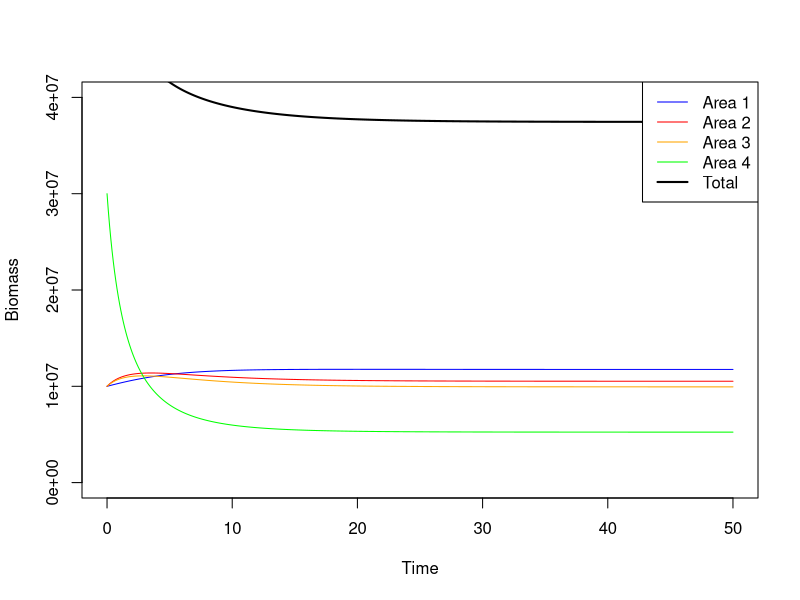
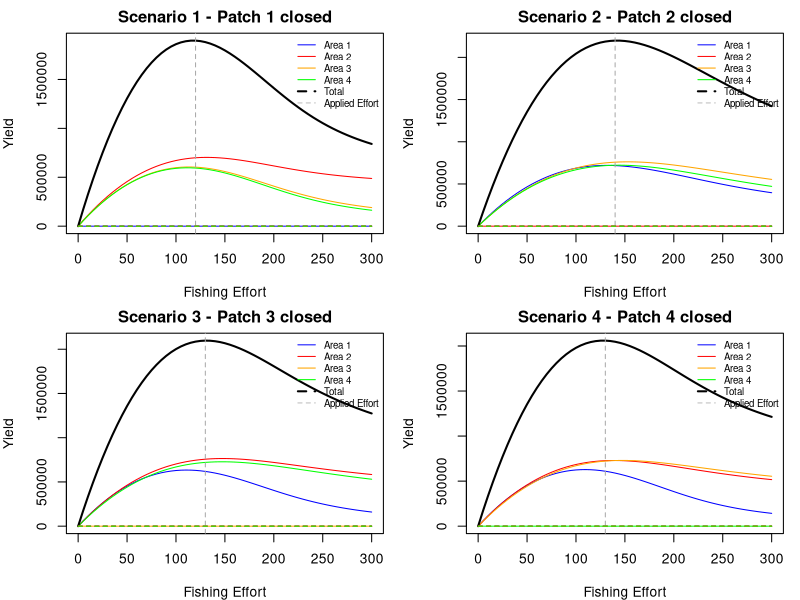

The R source for these figures, in order:
library(deSolve)

two_patch_model <- function(time, state, parameters) {
  with(as.list(c(state, parameters)), {
    
    # Growth
    growth1 <- r1 * B1 * (1 - B1/K1)
    growth2 <- r2 * B2 * (1 - B2/K2)
    growth3 <- r3 * B3 * (1 - B3/K3)
    growth4 <- r4 * B4 * (1 - B4/K4)
    
    # Harvest
    harvest1 <- q1 * E1 * B1
    harvest2 <- q2 * E2 * B2
    harvest3 <- q3 * E3 * B3
    harvest4 <- q4 * E4 * B4
    
    # Migration
    mig1 <- m21 * B2 + m31 * B3 + m41 * B4 - m12 * B1 - m13 * B1 - m14 * B1
    mig2 <- m12 * B1 + m32 * B3 + m42 * B4 - m21 * B2 - m23 * B2 - m24 * B2
    mig3 <- m13 * B1 + m23 * B2 + m43 * B4 - m31 * B3 - m32 * B3 - m34 * B3
    mig4 <- m14 * B1 + m24 * B2 + m34 * B3 - m41 * B4 - m42 * B4 - m43 * B4
    
    # Differential equations (-B1 to ensure B1 is above)
    dB1 <- max(growth1 - harvest1 + mig1, -B1)
    dB2 <- max(growth2 - harvest2 + mig2, -B2)
    dB3 <- max(growth3 - harvest3 + mig3, -B3)
    dB4 <- max(growth4 - harvest4 + mig4, -B4)
    
  
    list(c(dB1, dB2, dB3, dB4))
  })
}

parameters <- c(
  r1 = 0.2,
  r2 = 0.2,
  r3 = 0.2,
  r4 = 0.2,
  K1 = 12000000,
  K2 = 12000000,
  K3 = 11000000,
  K4 = 11000000,
  q1 = 0.001,
  q2 = 0.001,
  q3 = 0.001,
  q4 = 0.001,
  E1 = 0,
  E2 = 0,
  E3 = 0,
  E4 = 200,
  m12 = 0.04,
  m13 = 0,
  m14 = 0,
  m21 = 0.04,
  m23 = 0.075,
  m24 = 0.05,
  m31 = 0,
  m32 = 0.075,
  m34 = 0.05,
  m41 = 0,
  m42 = 0.05,
  m43 = 0.05
  
)

state <- c(B1 = 10000000, B2 = 10000000, B3 = 10000000, B4 = 30000000)

times <- seq(0, 50, by = 0.1)

out <- ode(y = state, times = times,
                  func = two_patch_model,
                  parms = parameters)

out <- as.data.frame(out)

# Calculate total biomass at each time step
out$total_biomass <- out$B1 + out$B2 + out$B3 + out$B4

plot(out$time, out$B1, type = "l", col = "blue",
     ylim = c(0,40000000), ylab = "Biomass", xlab = "Time")
lines(out$time, out$B2, col = "red")
lines(out$time, out$B3, col = "orange")
lines(out$time, out$B4, col = "green")
lines(out$time, out$total_biomass, col = "black", lwd = 2)
legend("topright", legend=c("Area 1","Area 2", "Area 3", "Area 4", "Total"),
       col=c("blue","red", "orange", "green", "black"), lty=1, lwd=c(1,1,1,1,2))

effort_seq <- seq(0, 300, by = 5)

yield_curves <- vector("list", 4)
total_curves <- vector("list", 4)
results <- vector("list", 4)

for(s in 1:4){
  
  total_yield <- numeric(length(effort_seq))
  B_total_eq  <- numeric(length(effort_seq))
  
  yield_matrix <- matrix(0, nrow=length(effort_seq), ncol=4)
  
  for(i in seq_along(effort_seq)){
    
    E <- effort_seq[i]
    
    # Reset efforts
    parameters[c("E1","E2","E3","E4")] <- E
    params <- parameters
    
    params["E1"] <- E
    params["E2"] <- E
    params["E3"] <- E
    params["E4"] <- E
    
    # Close one patch
    params[paste0("E", s)] <- 0
    
    out <- try(ode(y = state, times = times,
               func = two_patch_model,
               parms = params), silent = TRUE)
    if(inherits(out, "try-error")){
      print(paste("ODE failed at effort =", E, "in scenario", s))
      next
    }
    
    out <- as.data.frame(out)
    
    B_eq <- as.numeric(tail(out[,c("B1","B2","B3","B4")],1))
    
    # Yield per patch
    Y1 <- params["q1"] * params["E1"] * B_eq[1]
    Y2 <- params["q2"] * params["E2"] * B_eq[2]
    Y3 <- params["q3"] * params["E3"] * B_eq[3]
    Y4 <- params["q4"] * params["E4"] * B_eq[4]
    
    yield_matrix[i,] <- c(Y1,Y2,Y3,Y4)
    
    total_yield[i] <- sum(c(Y1,Y2,Y3,Y4))
    B_total_eq[i]  <- sum(B_eq)
  }
  
  # Find MSY
  idx <- which.max(total_yield)
  
  results[[s]] <- list(
    MSY = total_yield[idx],
    E_MSY = effort_seq[idx],
    B_MSY = B_total_eq[idx],
    yield_at_MSY = yield_matrix[idx,]
  )
  
  total_curves[[s]] <- total_yield
  yield_curves[[s]] <- yield_matrix
}

for(s in 1:4){
  cat("\nScenario: Patch", s, "closed\n")
  print(results[[s]])
}


par(mfrow=c(2,2), mar=c(4,4,2,1))  # 2x2 layout

colors <- c("blue","red","orange","green")

for(s in 1:4){
  matplot(effort_seq, yield_curves[[s]], type="l", lty=1, col=colors,
          ylim=c(0, max(yield_curves[[s]], total_curves[[s]])),
          xlab="Fishing Effort", ylab="Yield", main=paste("Scenario", s, "- Patch", s, "closed"))
  
  # Total yield
  lines(effort_seq, total_curves[[s]], col="black", lwd=2)
  
  # MSY vertical line
  abline(v = results[[s]]$E_MSY, col="darkgrey", lty=2)
  
  # Horizontal lines for applied effort
  for(p in 1:4){
    if(p == s){
      applied_effort <- rep(0, length(effort_seq))  # closed patch = 0
    } else {
      applied_effort <- effort_seq  # open patches = full effort
    }
    lines(effort_seq, applied_effort, col=colors[p], lty=2)
  }
  
  legend("topright", legend=c(paste("Area",1:4), "Total","Applied Effort"),
         col=c(colors,"black","grey"), lty=c(1,1,1,1,2,2), lwd=c(1,1,1,1,2,1),
         cex=0.7, pt.cex=0.7, bty="n")
}
